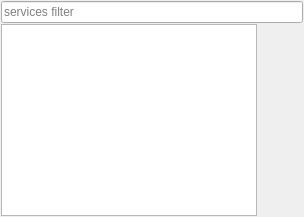
     <widget class="QWidget" name="tabServices">
      <attribute name="title">
       <string>Services</string>
      </attribute>
      <layout class="QVBoxLayout" name="verticalLayout_3">
       <property name="spacing">
        <number>1</number>
       </property>
       <property name="leftMargin">
        <number>1</number>
       </property>
       <property name="topMargin">
        <number>1</number>
       </property>
       <property name="rightMargin">
        <number>1</number>
       </property>
       <property name="bottomMargin">
        <number>1</number>
       </property>
       <item>
        <widget class="QFrame" name="filter_frame_service">
         <property name="frameShape">
          <enum>QFrame::NoFrame</enum>
         </property>
         <property name="frameShadow">
          <enum>QFrame::Plain</enum>
         </property>
         <layout class="QHBoxLayout" name="horizontalLayout_8">
          <property name="leftMargin">
           <number>0</number>
          </property>
          <property name="topMargin">
           <number>0</number>
          </property>
          <property name="rightMargin">
           <number>0</number>
          </property>
          <property name="bottomMargin">
           <number>0</number>
          </property>
          <item>
           <widget class="EnhancedLineEdit" name="serviceFilterInput">
            <property name="placeholderText">
             <string>services filter</string>
            </property>
           </widget>
          </item>
         </layout>
        </widget>
       </item>
       <item>
        <widget class="QFrame" name="serviceFrame">
         <property name="frameShape">
          <enum>QFrame::NoFrame</enum>
         </property>
         <property name="frameShadow">
          <enum>QFrame::Plain</enum>
         </property>
         <layout class="QHBoxLayout" name="horizontalLayout_2">
          <property name="leftMargin">
           <number>0</number>
          </property>
          <property name="topMargin">
           <number>0</number>
          </property>
          <property name="rightMargin">
           <number>0</number>
          </property>
          <property name="bottomMargin">
           <number>0</number>
          </property>
          <item>
           <widget class="QTreeView" name="servicesView">
            <property name="toolTip">
             <string/>
            </property>
            <property name="alternatingRowColors">
             <bool>true</bool>
            </property>
            <property name="uniformRowHeights">
             <bool>true</bool>
            </property>
           </widget>
          </item>
          <item>
           <widget class="QFrame" name="controlServicesFrame">
            <property name="frameShape">
             <enum>QFrame::NoFrame</enum>
            </property>
            <property name="frameShadow">
             <enum>QFrame::Raised</enum>
            </property>
            <layout class="QVBoxLayout" name="verticalLayout_8">
             <property name="spacing">
              <number>3</number>
             </property>
             <property name="leftMargin">
              <number>0</number>
             </property>
             <property name="topMargin">
              <number>0</number>
             </property>
             <property name="rightMargin">
              <number>0</number>
             </property>
             <property name="bottomMargin">
              <number>0</number>
             </property>
             <item>
              <widget class="QPushButton" name="callServiceButton">
               <property name="enabled">
                <bool>false</bool>
               </property>
               <property name="maximumSize">
                <size>
                 <width>40</width>
                 <height>40</height>
                </size>
               </property>
               <property name="toolTip">
                <string>Call service</string>
               </property>
               <property name="text">
                <string/>
               </property>
               <property name="iconSize">
                <size>
                 <width>8</width>
                 <height>8</height>
                </size>
               </property>
               <property name="flat">
                <bool>true</bool>
               </property>
              </widget>
             </item>
             <item>
              <spacer name="verticalSpacer_4">
               <property name="orientation">
                <enum>Qt::Vertical</enum>
               </property>
               <property name="sizeHint" stdset="0">
                <size>
                 <width>20</width>
                 <height>8</height>
                </size>
               </property>
              </spacer>
             </item>
            </layout>
           </widget>
          </item>
         </layout>
        </widget>
       </item>
      </layout>
     </widget>
